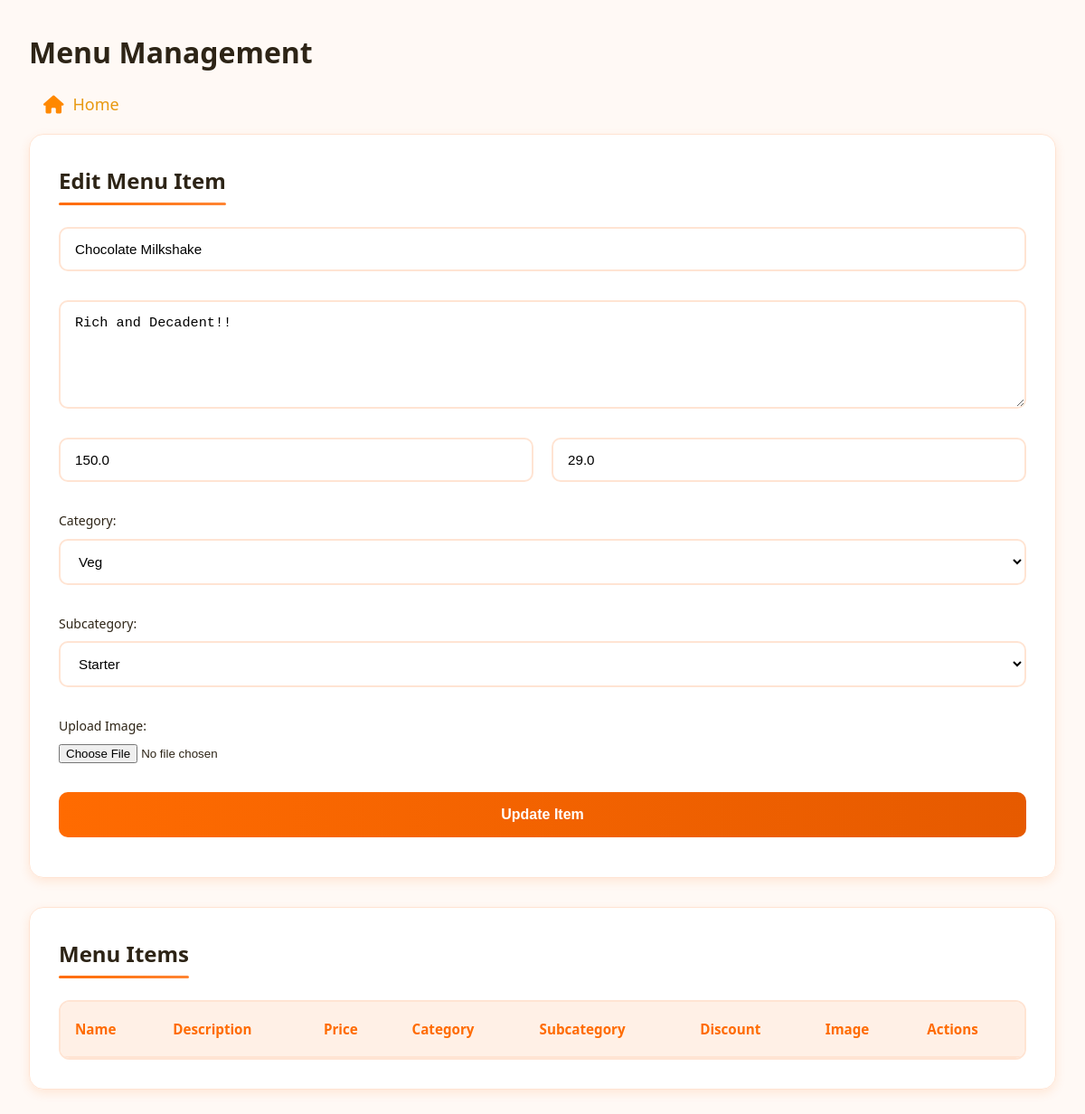
/edit_item/7, run on an earlier commit of the app's database.
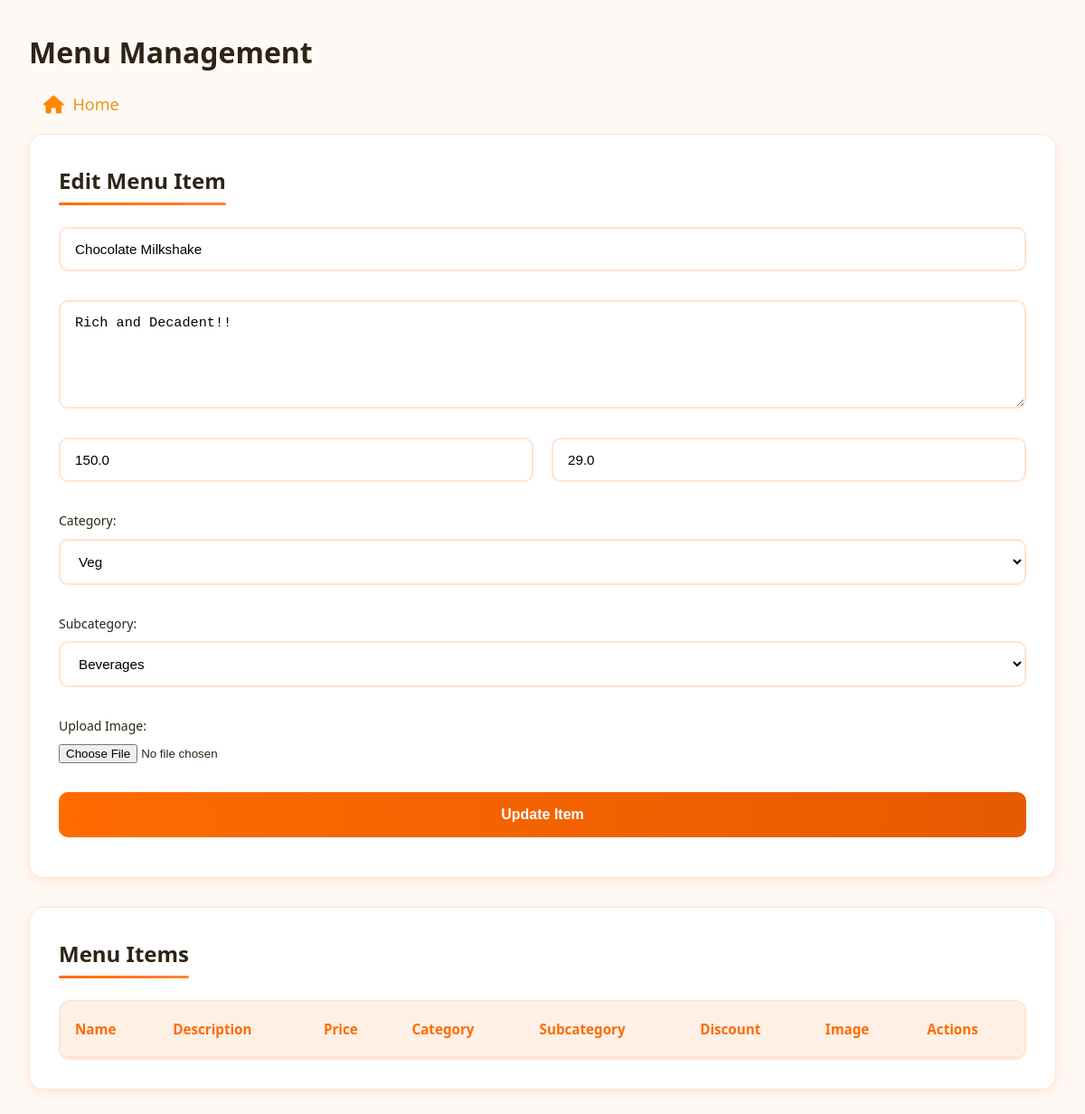
And on a later commit of the database.
### tables this page shows
CREATE TABLE "menu_items" (
	"id"	INTEGER,
	"name"	TEXT NOT NULL,
	"description"	TEXT NOT NULL,
	"price"	REAL NOT NULL,
	"image_path"	TEXT NOT NULL,
	"category"	TEXT NOT NULL DEFAULT 'veg',
	"subcategory"	TEXT NOT NULL DEFAULT 'starter',
	"discount"	REAL NOT NULL DEFAULT 0.0,
	PRIMARY KEY("id" AUTOINCREMENT)
);

### mergedapp.py (the view, shortened to what this page needs)
@app.route('/edit_item/<int:item_id>', methods=['GET', 'POST'])
def edit_item(item_id):
    try:
        with sqlite3.connect(DATABASE) as conn:
            cursor = conn.cursor()
            cursor.execute('SELECT * FROM menu_items WHERE id=?', (item_id,))
            item = cursor.fetchone()
        return render_template('menu_management.html', item=item, items=[])
    except Exception as e:
        return f"Error editing item: {e}", 500

### templates/menu_management.html (shortened to what this page needs)
<html lang="en">
<head>
    <link rel="stylesheet" href="{{ url_for('static', filename='stylesss.css') }}">
    <link rel="stylesheet" href="https://cdnjs.cloudflare.com/ajax/libs/font-awesome/6.0.0/css/all.min.css">
</head>
<body>
    <div class="container">
        <div class="header">
            <h1>Menu Management</h1>
            <ul>
                <li><a href="{{ url_for('admin') }}"><i class="fa-solid fa-house"></i> Home</a></li>
            </ul>
        </div>
        <div class="content-wrapper">
            <div class="form-section">
                <h2>{% if item %}Edit Menu Item{% else %}Add Menu Item{% endif %}</h2>
                <form method="POST" action="{% if item %}{{ url_for('edit_item', item_id=item[0]) }}{% else %}{{ url_for('add_item') }}{% endif %}" enctype="multipart/form-data" class="menu-form">
                    <div class="form-group">
                        <input type="text" name="name" placeholder="Item Name" value="{{ item[1] if item else '' }}" required>
                    </div>
                    <div class="form-group">
                        <textarea name="description" placeholder="Description" required>{{ item[2] if item else '' }}</textarea>
                    </div>
                    <div class="form-row">
                        <div class="form-group">
                            <input type="number" step="0.01" name="price" placeholder="Price" value="{{ item[3] if item else '' }}" required>
                        </div>
                        <div class="form-group">
                            <input type="number" name="discount" placeholder="Discount (%)" value="{{ item[7] if item else '' }}" min="0" max="100">
                        </div>
                    </div>
                    <div class="form-group">
                        <label for="category">Category:</label>
                        <select name="category" id="category" required>
                            <option value="veg" {% if item and item[5] == 'veg' %}selected{% endif %}>Veg</option>
                        </select>
                    </div>
                    <div class="form-group">
                        <label for="subcategory">Subcategory:</label>
                        <select name="subcategory" id="subcategory" required>
                            <option value="starter" {% if item and item[6] == 'starter' %}selected{% endif %}>Starter</option>
                            <option value="beverages" {% if item and item[6] == 'beverages' %}selected{% endif %}>Beverages</option>
                        </select>
                    </div>
                    <div class="form-group">
                        <label for="image">Upload Image:</label>
                        <input type="file" name="image" id="image" accept="image/*" {% if item %}required{% endif %} class="file-input">
                    </div>
                    <div class="form-group">
                        <button type="submit">{% if item %}Update Item{% else %}Add Item{% endif %}</button>
                    </div>
                </form>
            </div>
            <div class="table-section">
                <h2>Menu Items</h2>
                <div class="table-container">
                    <table>
                        <thead>
                            <tr>
                                <th>Name</th>
                                <th>Description</th>
                                <th>Price</th>
                                <th>Category</th>
                                <th>Subcategory</th>
                                <th>Discount</th>
                                <th>Image</th>
                                <th>Actions</th>
                            </tr>
                        </thead>
                    </table>
                </div>
            </div>
        </div>
    </div>
</body>
</html>

What changed in the data, as far as the page shows it:
changed menu_items "Chocolate Milkshake": subcategory (not shown) → "Beverages"
Also different on the page:
form field subcategory: "Starter" → (not shown)
